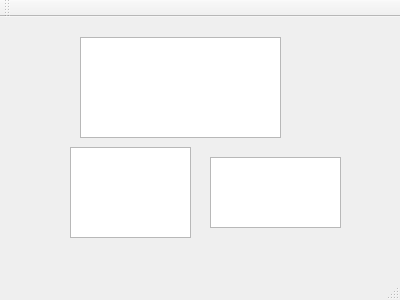
<?xml version="1.0" encoding="UTF-8"?>
<ui version="4.0">
 <class>test</class>
 <widget class="QMainWindow" name="test">
  <property name="geometry">
   <rect>
    <x>0</x>
    <y>0</y>
    <width>400</width>
    <height>300</height>
   </rect>
  </property>
  <property name="windowTitle">
   <string>test</string>
  </property>
  <widget class="QWidget" name="centralWidget">
   <widget class="QTextBrowser" name="TESTBOX">
    <property name="geometry">
     <rect>
      <x>80</x>
      <y>20</y>
      <width>201</width>
      <height>101</height>
     </rect>
    </property>
   </widget>
   <widget class="QTextBrowser" name="textBrowser_2">
    <property name="geometry">
     <rect>
      <x>70</x>
      <y>130</y>
      <width>121</width>
      <height>91</height>
     </rect>
    </property>
   </widget>
   <widget class="QTextBrowser" name="textBrowser_3">
    <property name="geometry">
     <rect>
      <x>210</x>
      <y>140</y>
      <width>131</width>
      <height>71</height>
     </rect>
    </property>
   </widget>
  </widget>
  <widget class="QMenuBar" name="menuBar">
   <property name="geometry">
    <rect>
     <x>0</x>
     <y>0</y>
     <width>400</width>
     <height>26</height>
    </rect>
   </property>
  </widget>
  <widget class="QToolBar" name="mainToolBar">
   <attribute name="toolBarArea">
    <enum>TopToolBarArea</enum>
   </attribute>
   <attribute name="toolBarBreak">
    <bool>false</bool>
   </attribute>
  </widget>
  <widget class="QStatusBar" name="statusBar"/>
 </widget>
 <layoutdefault spacing="6" margin="11"/>
 <resources/>
 <connections/>
</ui>
